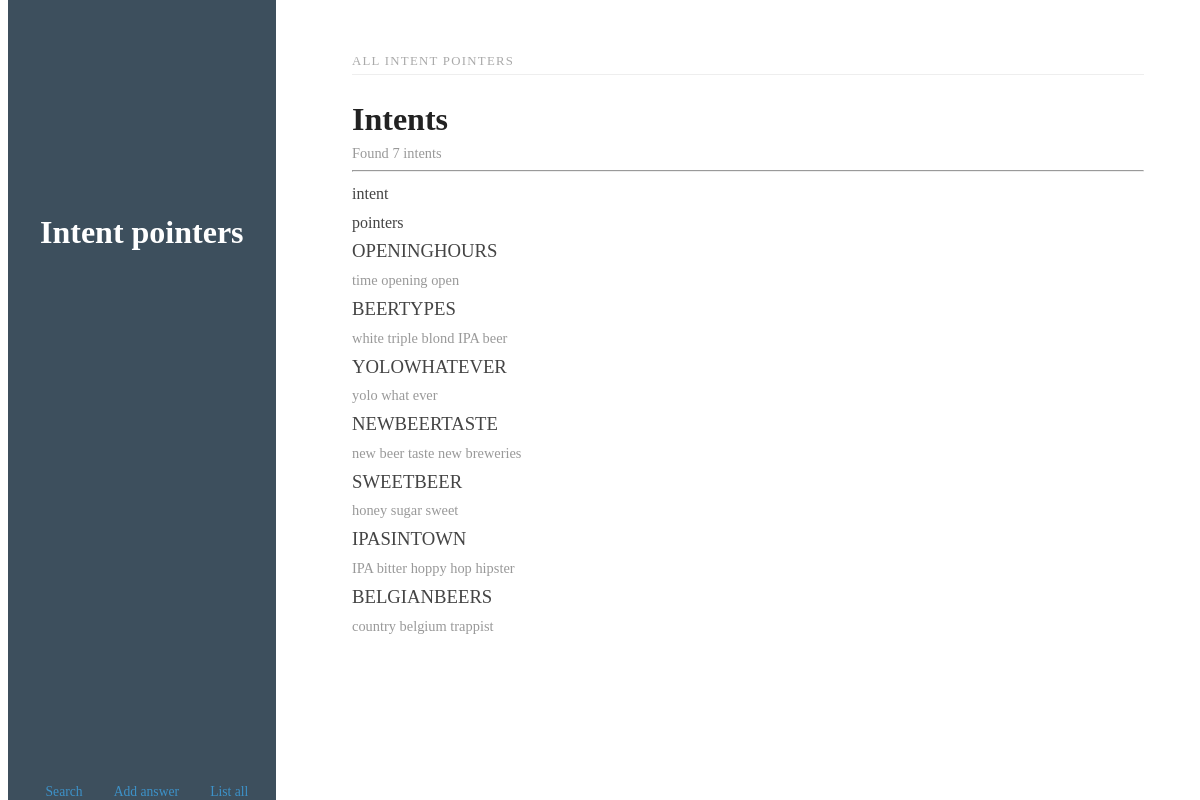
Page /list/ on the committed database.
### BotApp/models.py (models this page shows, shortened)
class Intent(models.Model):
    name = models.CharField(max_length=200, null=False)
    answer = models.TextField(null=True, blank=True)

class IntentPointer(models.Model):
    pointer = models.CharField(max_length=200)
    intent = models.ForeignKey(Intent, on_delete=models.CASCADE, null=False)
    def __str__(self):
        return self.pointer

### BotApp/views.py (the view)
# urls.py: path('list/', IntentListView.as_view(), name='intent-list'),
class IntentListView(ListView):
    context_object_name = 'intent_list'
    template_name = 'BotApp/intent_list.html'
    def get_queryset(self):
        return Intent.objects.all()

### BotApp/templates/BotApp/intent_list.html
{% extends 'base.html' %}
{% regroup intent_pointer_list by intent as intent_list %}
{% block content_container %}
    <div class="sidebar pure-u-1 pure-u-md-1-4">
        <div class="header">
            <h1>Intent pointers</h1>
        </div>
        <div class="sidebar-footer">
            <a href="{% url 'search' %}" class="button-small pure-button pure-button-primary">Search</a>
            <a href="{% url 'intent-create' %}" class="button-small pure-button pure-button-primary">Add answer</a>
            <a href="{% url 'intent-list' %}" class="button-small pure-button pure-button-primary">List all</a>
        </div>
    </div>
    <div class="content pure-u-1 pure-u-md-3-4">
        <div>
            <div class="posts">
                <h1 class="content-subhead">
                    All intent pointers
                </h1>
                <section class="post">
                    <header class="post-header">
                        <h2 class="post-title">Intents</h2>
                        <p class="post-meta">
                            Found {{ intent_list|length }} intents
                        </p>
                    </header>
                    <hr>
                    <div class="post-description">
                        <div class="pure-g">
                            <div class="pure-u-1-3">
                                intent
                            </div>
                            <div class="pure-u-2-3">
                                pointers
                            </div>
                            {% for intent in intent_list %}
                                <div class="pure-u-1-3">
                                    <h3 class="brand-title">{{ intent.name }}</h3>
                                </div>
                                <div class="pure-u-2-3">
                                    <p class="post-meta">
                                        {% for intent_pointer in intent.intentpointer_set.all %}
                                            {{ intent_pointer }}
                                        {% endfor %}
                                    </p>
                                </div>
                            {% endfor %}
                        </div>
                    </div>
                </section>
            </div>
        </div>
    </div>
{% endblock %}

### static/styles.css (style rules this page uses)
* { -webkit-box-sizing: border-box; -moz-box-sizing: border-box; box-sizing: border-box; }
a { text-decoration: none; color: rgb(61, 146, 201); }
h3 { font-weight: 100; }
.header { text-align: center; top: auto; margin: 3em auto; }
.sidebar { background: rgb(61, 79, 93); color: #fff; }
.brand-title, .brand-tagline { margin: 0; }
.brand-title { text-transform: uppercase; }
.content-subhead { text-transform: uppercase; color: #aaa; border-bottom: 1px solid #eee; padding: 0.4em 0; font-size: 80%; font-weight: 500; letter-spacing: 0.1em; }
.content { padding: 2em 1em 0; }
.post { padding-bottom: 2em; }
.post-title { font-size: 2em; color: #222; margin-bottom: 0.2em; }
.post-description { font-family: Georgia, "Cambria", serif; color: #444; line-height: 1.8em; }
.post-meta { color: #999; font-size: 90%; margin: 0; }
.sidebar-footer { width: 100%; position: absolute; bottom: 0; text-align: right; }
.sidebar-footer a { margin: 0 2em 1em 0; }
.button-small { font-size: 85%; }
@media (min-width: 48em) { .content { padding: 2em 3em 0; margin-left: 25%; } }
@media (min-width: 48em) { .header { margin: 80% 2em 0; text-align: right; } }
@media (min-width: 48em) { .sidebar { position: fixed; top: 0; bottom: 0; } }

### rows in the picture
Intent: name "OPENINGHOURS"
IntentPointer: pointer "time"
IntentPointer: pointer "opening"
IntentPointer: pointer "open"
Intent: name "BEERTYPES"
IntentPointer: pointer "white"
IntentPointer: pointer "triple"
IntentPointer: pointer "blond"
IntentPointer: pointer "IPA"
IntentPointer: pointer "beer"
Intent: name "YOLOWHATEVER"
IntentPointer: pointer "yolo"
IntentPointer: pointer "what"
IntentPointer: pointer "ever"
Intent: name "NEWBEERTASTE"
IntentPointer: pointer "new"
IntentPointer: pointer "beer"
IntentPointer: pointer "taste"
IntentPointer: pointer "new"
IntentPointer: pointer "breweries"
Intent: name "SWEETBEER"
IntentPointer: pointer "honey"
IntentPointer: pointer "sugar"
IntentPointer: pointer "sweet"
Intent: name "IPASINTOWN"
IntentPointer: pointer "IPA"
IntentPointer: pointer "bitter"
IntentPointer: pointer "hoppy"
IntentPointer: pointer "hop"
IntentPointer: pointer "hipster"
Intent: name "BELGIANBEERS"
IntentPointer: pointer "country"
IntentPointer: pointer "belgium"
IntentPointer: pointer "trappist"

### other values in the picture
{{ intent_list|length }} "7"
